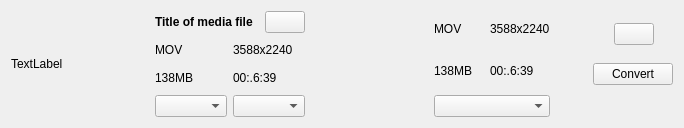
<?xml version="1.0" encoding="UTF-8"?>
<ui version="4.0">
 <class>QueueItemsWidget</class>
 <widget class="QWidget" name="QueueItemsWidget">
  <property name="geometry">
   <rect>
    <x>0</x>
    <y>0</y>
    <width>684</width>
    <height>128</height>
   </rect>
  </property>
  <property name="windowTitle">
   <string>Form</string>
  </property>
  <layout class="QHBoxLayout" name="horizontalLayout">
   <item>
    <widget class="QLabel" name="label">
     <property name="minimumSize">
      <size>
       <width>138</width>
       <height>90</height>
      </size>
     </property>
     <property name="maximumSize">
      <size>
       <width>300</width>
       <height>260</height>
      </size>
     </property>
     <property name="text">
      <string>TextLabel</string>
     </property>
    </widget>
   </item>
   <item>
    <layout class="QVBoxLayout" name="verticalLayout">
     <property name="topMargin">
      <number>0</number>
     </property>
     <item>
      <layout class="QHBoxLayout" name="horizontalLayout_3">
       <item>
        <widget class="QLabel" name="label_2">
         <property name="font">
          <font>
           <bold>true</bold>
          </font>
         </property>
         <property name="text">
          <string>Title of media file</string>
         </property>
        </widget>
       </item>
       <item>
        <widget class="QPushButton" name="pushButton_2">
         <property name="sizePolicy">
          <sizepolicy hsizetype="Maximum" vsizetype="Fixed">
           <horstretch>0</horstretch>
           <verstretch>0</verstretch>
          </sizepolicy>
         </property>
         <property name="text">
          <string/>
         </property>
        </widget>
       </item>
      </layout>
     </item>
     <item>
      <layout class="QGridLayout" name="gridLayout">
       <item row="1" column="0">
        <widget class="QLabel" name="label_4">
         <property name="text">
          <string>138MB</string>
         </property>
        </widget>
       </item>
       <item row="0" column="0">
        <widget class="QLabel" name="label_3">
         <property name="text">
          <string>MOV</string>
         </property>
        </widget>
       </item>
       <item row="0" column="1">
        <widget class="QLabel" name="label_5">
         <property name="text">
          <string>3588x2240</string>
         </property>
        </widget>
       </item>
       <item row="1" column="1">
        <widget class="QLabel" name="label_6">
         <property name="text">
          <string>00:.6:39</string>
         </property>
        </widget>
       </item>
      </layout>
     </item>
     <item>
      <layout class="QHBoxLayout" name="horizontalLayout_2">
       <item>
        <widget class="QComboBox" name="comboBox"/>
       </item>
       <item>
        <widget class="QComboBox" name="comboBox_2"/>
       </item>
      </layout>
     </item>
    </layout>
   </item>
   <item>
    <widget class="QLabel" name="label_7">
     <property name="text">
      <string/>
     </property>
    </widget>
   </item>
   <item>
    <layout class="QVBoxLayout" name="verticalLayout_2">
     <property name="topMargin">
      <number>0</number>
     </property>
     <item>
      <layout class="QGridLayout" name="gridLayout_2">
       <item row="1" column="0">
        <widget class="QLabel" name="label_8">
         <property name="text">
          <string>138MB</string>
         </property>
        </widget>
       </item>
       <item row="0" column="0">
        <widget class="QLabel" name="label_9">
         <property name="text">
          <string>MOV</string>
         </property>
        </widget>
       </item>
       <item row="0" column="1">
        <widget class="QLabel" name="label_10">
         <property name="text">
          <string>3588x2240</string>
         </property>
        </widget>
       </item>
       <item row="1" column="1">
        <widget class="QLabel" name="label_11">
         <property name="text">
          <string>00:.6:39</string>
         </property>
        </widget>
       </item>
      </layout>
     </item>
     <item>
      <layout class="QHBoxLayout" name="horizontalLayout_5">
       <item>
        <widget class="QComboBox" name="comboBox_3"/>
       </item>
      </layout>
     </item>
    </layout>
   </item>
   <item>
    <layout class="QVBoxLayout" name="verticalLayout_3">
     <item>
      <layout class="QHBoxLayout" name="horizontalLayout_4">
       <item>
        <spacer name="horizontalSpacer">
         <property name="orientation">
          <enum>Qt::Horizontal</enum>
         </property>
         <property name="sizeType">
          <enum>QSizePolicy::Preferred</enum>
         </property>
         <property name="sizeHint" stdset="0">
          <size>
           <width>40</width>
           <height>20</height>
          </size>
         </property>
        </spacer>
       </item>
       <item>
        <widget class="QPushButton" name="pushButton_3">
         <property name="sizePolicy">
          <sizepolicy hsizetype="Maximum" vsizetype="Fixed">
           <horstretch>0</horstretch>
           <verstretch>0</verstretch>
          </sizepolicy>
         </property>
         <property name="text">
          <string/>
         </property>
        </widget>
       </item>
      </layout>
     </item>
     <item alignment="Qt::AlignRight">
      <widget class="QPushButton" name="pushButton">
       <property name="sizePolicy">
        <sizepolicy hsizetype="Maximum" vsizetype="Fixed">
         <horstretch>0</horstretch>
         <verstretch>0</verstretch>
        </sizepolicy>
       </property>
       <property name="text">
        <string>Convert</string>
       </property>
      </widget>
     </item>
     <item>
      <spacer name="horizontalSpacer_2">
       <property name="orientation">
        <enum>Qt::Horizontal</enum>
       </property>
       <property name="sizeType">
        <enum>QSizePolicy::Preferred</enum>
       </property>
       <property name="sizeHint" stdset="0">
        <size>
         <width>40</width>
         <height>20</height>
        </size>
       </property>
      </spacer>
     </item>
    </layout>
   </item>
  </layout>
 </widget>
 <resources/>
 <connections/>
</ui>
